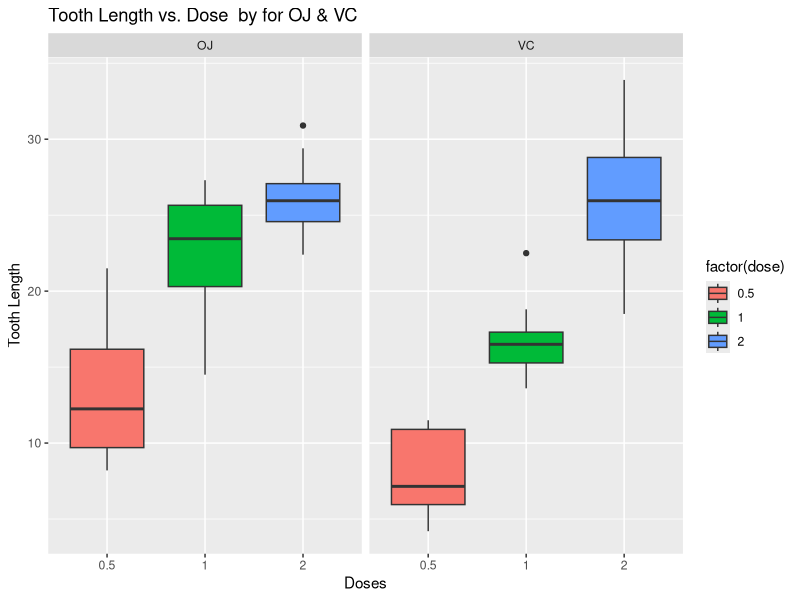

Recreate this plot in R.
# Loading the dataset
library(datasets)
data("ToothGrowth")

# sample size n
length(ToothGrowth$len) #or nrows(ToothGrowth)

# Viewing the object types in the data
str(ToothGrowth)

# Dimensions of the dataset
dim(ToothGrowth)

# Summary of the data
summary(ToothGrowth)

# table view of the data
table(ToothGrowth$supp,ToothGrowth$dose)

# Box plot
library(ggplot2)
ggplot(ToothGrowth, aes(x = factor(dose), y = len, fill = factor(dose)))+
  geom_boxplot()+
  facet_grid(.~supp)+
  labs(title = "Tooth Length vs. Dose  by for OJ & VC",
       x = "Doses", y = "Tooth Length")

library(magrittr)
library(dplyr)

# Hypothesis test for 0.5mg Dose
ojdose0.5 <- ToothGrowth %>% filter(supp=="OJ" & dose=="0.5")
vcdose0.5 <- ToothGrowth %>% filter(supp=="VC" & dose=="0.5")
t.test(ojdose0.5$len,vcdose0.5$len)

# Hypothesis test for 1mg Dose
ojdose1 <- ToothGrowth %>% filter(supp=="OJ" & dose=="1")
vcdose1 <- ToothGrowth %>% filter(supp=="VC" & dose=="1")
t.test(ojdose1$len,vcdose1$len)

# Hypothesis test for 2mg Dose
ojdose2 <- ToothGrowth %>% filter(supp=="OJ" & dose=="2")
vcdose2 <- ToothGrowth %>% filter(supp=="VC" & dose=="2")
t.test(ojdose2$len,vcdose2$len)